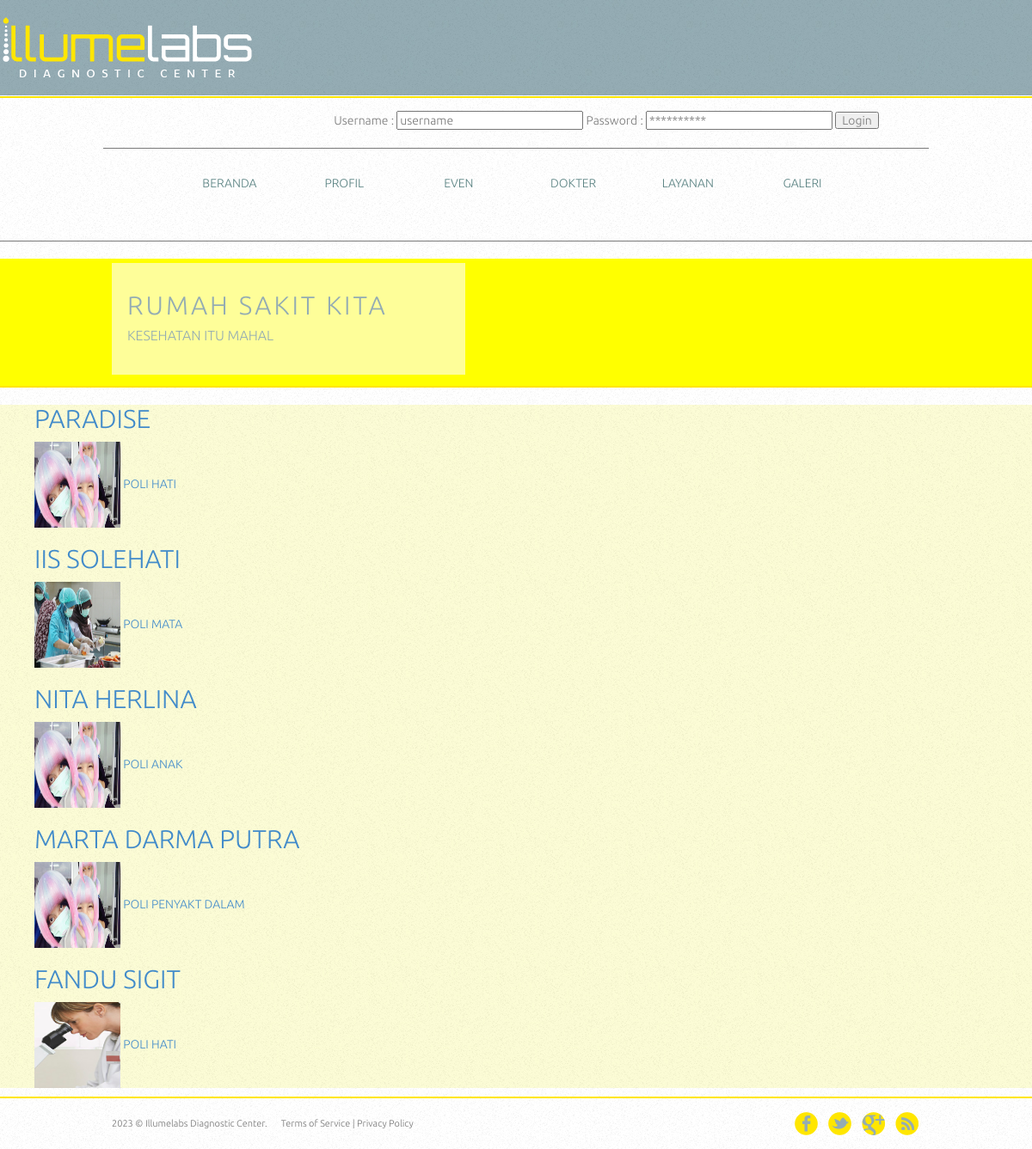
The page /profil_dokter.php on the database its author committed.
### tables this page shows
CREATE TABLE IF NOT EXISTS `detail_dokter` (
`id_detail_dokter` int(5) NOT NULL,
  `id_poli` int(5) NOT NULL,
  `id_dokter` int(5) NOT NULL
);

CREATE TABLE IF NOT EXISTS `dokter` (
`id_dokter` int(5) NOT NULL,
  `nama_dokter` varchar(255) NOT NULL,
  `alamat_dokter` varchar(255) NOT NULL,
  `no_telpn_dokter` varchar(15) NOT NULL,
  `riwayat_pendidikan_dokter` varchar(255) NOT NULL,
  `foto` varchar(500) NOT NULL
);

CREATE TABLE IF NOT EXISTS `poli` (
`id_poli` int(11) NOT NULL,
  `nama_poli` varchar(30) NOT NULL
);

### profil_dokter.php (called while the page is built, shortened)
<?php
require 'pages/beranda.php';
?>

### libraries/m_dokter.php (called while the page is built, shortened)
<?php
class dokter{
	private $db;
	public function dokter(){
		$this->db = new DBClass();
	}
	public function readAllddokter(){
		$query = "SELECT * FROM detail_dokter s JOIN dokter n on
				s.id_dokter = n.id_dokter JOIN poli a on s.id_poli=a.id_poli";
		return $this->db->getRows($query);
	}
	}
?>

### libraries/DBClass.php (called while the page is built, shortened)
<?php
	class DBClass
	{
		public $host, $user, $password;
		function __construct()
		{
			$this->db = false;
			$this->dbname = 'rumah_sakit';
			$this->host   = 'localhost';
			$this->user   = 'root';
			$this->password = '';
		}
		function connect()
		{
			$this->db = mysql_connect(
				$this->host,
				$this->user,
				$this->password)
			or die("Database Connection Access Error..".mysql_error());
		}
		function getRows($sql)
		{
			$this->rowColl = mysql_query($sql) or die("Error : ".mysql_error());
			$rows  = array();
			while ($row = mysql_fetch_array($this->rowColl, MYSQL_ASSOC))
				$rows[] = $row;
			return $rows;
		}
	}
?>

### pages/v_profil_dokter.php (the view)
<?php
require_once('libraries/m_dokter.php');
require_once('libraries/DBClass.php');
$profile = new dokter();
$data = $profile->readAllddokter();
?>
 <?php foreach($data as $r):?>
<ul>
<a href="detail_dokter.php?id=<?php echo  $r['id_detail_dokter']; ?>">
<li>
<div>
<div class="figure">
<span><h2><?php echo  $r['nama_dokter']; ?></h2></span>
 <img src="<?php echo  $r['foto'];?>" alt='foto-profil' width='100' height='100' border='5px'>
<?php echo  $r['nama_poli']; ?>
</div>
</div>
</li>
</a>
</ul>
				<?php endforeach?>

### pages/beranda.php (shortened to what this page needs)
<!DOCTYPE HTML>
<html>
<head>
	<link rel="stylesheet" href="css/style.css" type="text/css">
	 <link href="assets/css/bootstrap.css" rel="stylesheet">
    <link href="assets/font-awesome/css/font-awesome.css" rel="stylesheet" />
<link href="assets/css/style.css" rel="stylesheet">
    <link href="assets/css/style-responsive.css" rel="stylesheet">
</head>
<?php
require_once('libraries/DBClass.php');
?>
<html>
<head>
	<link rel="stylesheet" href="css/style.css" type="text/css">
</head>
<body>
	<div id="header">
		<a href="index.html" class="logo"><img src="images/logo.png" alt=""></a>
		<ul class="utama">
		<div class="container">
		<div class="main">
	      <form action="login.php" method="post">
			<label>Username :</label>
			<input id="name" name="username" placeholder="username" type="text">
			<label>Password :</label>
			<input id="password" name="password" placeholder="**********" type="password">
			<input type="submit" name="submit" id="submit" value="Login">
		  </form>
		</div>
   </div>
<hr/>
			<li>
				<a href="beranda.php">BERANDA</a>
			</li>
			<li>
				<a href="tentang.php">PROFIL</a>
			</li>
				<li><a href="even.php">EVEN</a></li>
			<li>
				<a>DOKTER</a>
			</li>
			<li>
				<a href="layanan.php">LAYANAN</a>
			</li>
			<li>
				<a href="galeri.php">GALERI</a>
			</li>
		</ul>
	</div>
<body>
<hr/>
		<div id="section">
		<div>
			<div>
				<h1>RUMAH SAKIT KITA</h1>
				<p>
					KESEHATAN ITU MAHAL
				</p>
			</div>
		</div>
	</div>
	<div id="featured">
	<?php require $content; ?>
	</div>
	<div id="footer">
		<div>
			<p>
				<span>2023 &copy; Illumelabs Diagnostic Center.</span><a href="#" >Terms of Service</a> | <a href="#" >Privacy Policy</a>
			</p>
			<ul>
				<li id="facebook">
					<a href="http://freewebsitetemplates.com/go/facebook/">facebook</a>
				</li>
				<li id="twitter">
					<a href="http://freewebsitetemplates.com/go/twitter/">twitter</a>
				</li>
				<li id="googleplus">
					<a href="http://freewebsitetemplates.com/go/googleplus/">googleplus</a>
				</li>
				<li id="rss">
					<a href="#" >rss</a>
				</li>
			</ul>
		</div>
	</div>
</body>
</html>

### css/style.css (style rules this page uses)
body { background: url(../images/bg-body.jpg) repeat; font-family: 'Conv_Ubuntu-Light'; font-size: 14px; font-weight: normal; line-height: 1; margin: 0; min-width: 960px; padding: 0; }
#header { background: url(../images/bg-header.jpg) repeat-x; margin: 0; padding: 18px 0 0; }
#header a.logo { display: block; height: 74px; margin: 0 auto 22px; padding: 0; width: 296px; }
#header a.logo img { border: 0; display: block; }
#header ul { margin: 0 auto; overflow: hidden; padding: 15px 0 22px; text-align: center; width: 960px; }
#header ul li a { color: #588181; display: block; height: 37px; line-height: 40px; margin: 0; padding: 0; text-align: center; text-decoration: none; text-transform: uppercase; }
#section { background:yellow; border-bottom: 2px solid #ffe600; height: 150px; margin: 0 0 2px; padding: 0; }
#section > div { margin: 0 auto; padding: 5px 0 0; width: 960px; }
#section div div { background: url(../images/bg-heading.png) repeat; height: 130px; margin: 0 0 0 10px; padding: 33px 22px 33px 18px; width: 411px; }
#section div div h1 { color: #94acb3; font-size: 30px; font-weight: normal; letter-spacing: 3px; margin: 0; padding: 0; text-transform: uppercase; }
#section div div p { color: #94acb3; font-size: 16px; line-height: 36px; margin: 0; padding: 0; text-align: justify; }
#featured { background: url(../images/bg-content.jpg) repeat; margin: 0; padding: 0; }
#footer { border-top: 2px solid #ffe600; margin: 2px 0 0; padding: 16px 0; }
#footer div { margin: 0 auto; overflow: hidden; padding: 0; width: 960px; }
#footer div p { color: #767676; float: left; font-size: 11px; line-height: 27px; margin: 0; padding: 0 0 0 10px; }
#footer div p span { padding: 0 16px 0 0; }
#footer div p a { color: #767676; text-decoration: none; }
#footer div ul { float: right; margin: 0; overflow: hidden; padding: 0; }
#footer div ul li { float: left; list-style: none; margin: 0 12px 0 0; padding: 0; }
#footer div ul li a { background: url(../images/icons.png) no-repeat; display: block; height: 27px; margin: 0; padding: 0; text-indent: -99999px; width: 27px; }
#footer div ul #facebook a { background-position: 0 0; }
#footer div ul #twitter a { background-position: 0 -37px; }
#footer div ul #googleplus a { background-position: 0 -74px; }
#footer div ul #rss a { background-position: 0 -111px; }

### assets/css/style.css (style rules this page uses)
body { color: #797979; background: #f2f2f2; font-family: 'Ruda', sans-serif; padding: 0px !important; margin: 0px !important; font-size:13px; }
ul li { list-style: none; }
a, a:hover, a:focus { text-decoration: none; outline: none; }
hr { margin-top: 20px; margin-bottom: 20px; border: 0; border-top: 1px solid #797979; }
a.logo { font-size: 20px; color: #ffffff; float: left; margin-top: 15px; text-transform: uppercase; }
label { font-weight: 400; }

### pages/beranda.php (style rules this page uses)
ul.utama li { display: inline-block; width: 130px; height: 45px; }
ul.utama a { color: #fff; text-decoration: none; line-height: 30px; }

### rows shown on the page
detail_dokter: id_dokter.nama_dokter "PARADISE", id_dokter.foto (picture), id_poli.nama_poli "POLI HATI"
detail_dokter: id_dokter.nama_dokter "IIS SOLEHATI", id_dokter.foto (picture), id_poli.nama_poli "POLI MATA"
detail_dokter: id_dokter.nama_dokter "NITA HERLINA", id_dokter.foto (picture), id_poli.nama_poli "POLI ANAK"
detail_dokter: id_dokter.nama_dokter "MARTA DARMA PUTRA", id_dokter.foto (picture), id_poli.nama_poli "POLI PENYAKT DALAM"
detail_dokter: id_dokter.nama_dokter "FANDU SIGIT", id_dokter.foto (picture), id_poli.nama_poli "POLI HATI"
